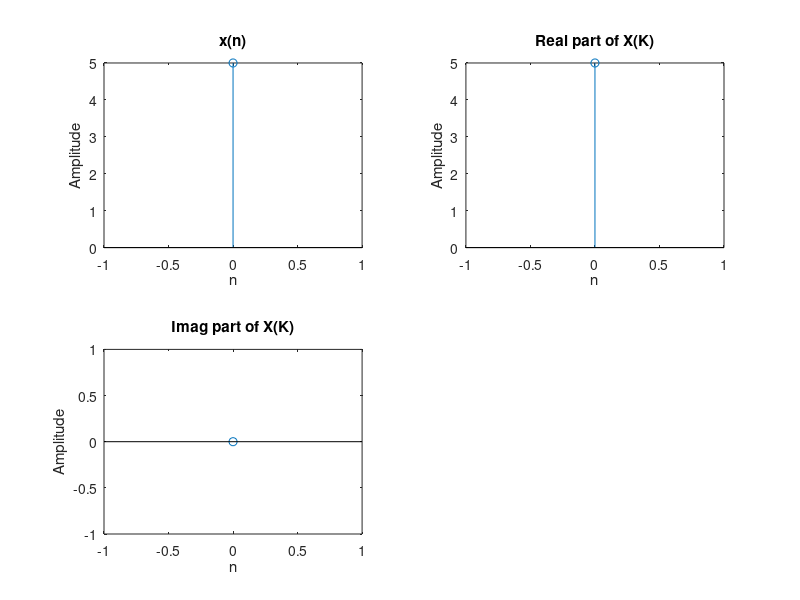

Reproduce this figure in MATLAB.
 clc;   clear;
x=input('enter x[n]:');
N=length(x);
levels=nextpow2(N);
xn=[x,zeros(1,(2^levels)-N)];
N=length(xn);
tw=cos(2*pi*(1/N)*(0:N/2-1))-j*sin(2*pi*(1/N)*(0:N/2-1));
for level=levels:-1:1;
    L=2^level;
    twlvl=tw(1:N/L:N/2);
    for k=0:L:N-L;      
        for n=0:L/2-1;
             A=x(n+k+1);
            B=x(n+k+(L/2)+1);
            x(n+k+1)=A+B;
            x(n+k+(L/2)+1)=(A-B)*twlvl(n+1);;
            end  
    end
    x
    end
x=bitrevorder(x)
XK=x
n=0:N-1;
subplot(2,2,1);stem(n,xn);title('x(n)');xlabel('n');ylabel('Amplitude');
subplot(2,2,2);stem(n,real(XK));title('Real part of X(K)');xlabel('n');ylabel('Amplitude');
subplot(2,2,3);stem(n,imag(XK));title('Imag part of X(K)');xlabel('n');ylabel('Amplitude');